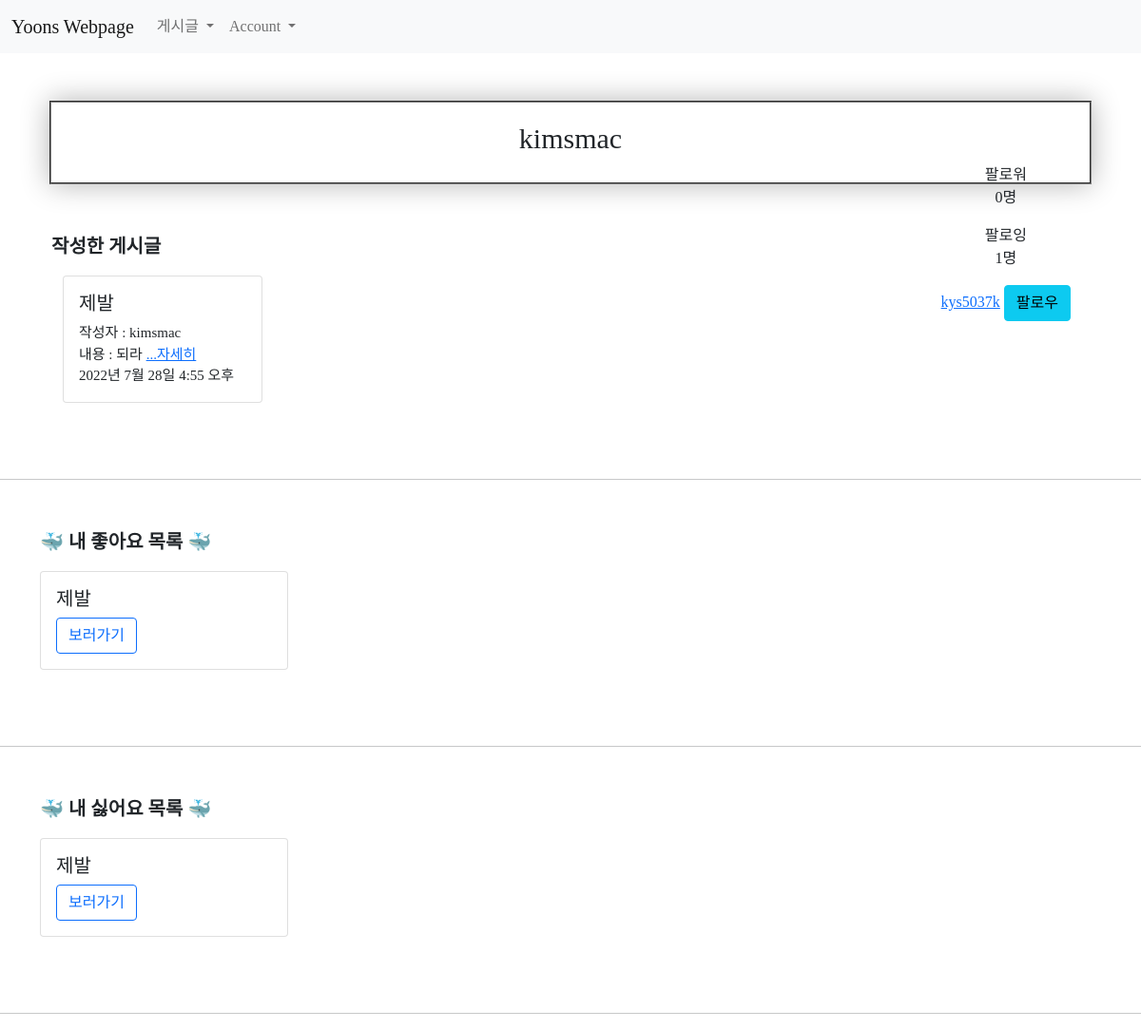
The app's page /users/6/mypage/ with its own data.
### users/models.py (models this page shows)
class Profile(models.Model):
    user=models.OneToOneField(User,on_delete=models.CASCADE)
    followings = models.ManyToManyField("self", related_name="followers", symmetrical=False)

### main/models.py (models this page shows, shortened)
class Post(models.Model):
    id = models.AutoField(primary_key=True)
    title = models.CharField(max_length=200)
    writer = models.ForeignKey(User, on_delete=models.CASCADE)
    pub_date = models.DateTimeField()
    body = models.TextField()
    image = models.ImageField(upload_to = "post/", blank=True, null=True)
    like_user_set = models.ManyToManyField(User, blank=True, related_name='likes_user_set',through='Like')
    dislike_user_set = models.ManyToManyField(User, blank=True, related_name='dislikes_user_set',through='Dislike')
    def summary(self):
        return self.body[:20]

class Like(models.Model):
    user = models.ForeignKey(User, on_delete=models.CASCADE)
    post = models.ForeignKey(Post, on_delete=models.CASCADE)
    created_at = models.DateTimeField(auto_now_add=True)
    class Meta:
        unique_together =(('user', 'post'))

class Dislike(models.Model):
    user = models.ForeignKey(User, on_delete=models.CASCADE)
    post = models.ForeignKey(Post, on_delete=models.CASCADE)
    created_at = models.DateTimeField(auto_now_add=True)
    class Meta:
        unique_together = (('user', 'post'))

### users/views.py (the view)
# urls.py: path('<int:id>/mypage/', views.mypage, name="mypage"),
def mypage(request, id):
    user = get_object_or_404(User, pk=id)
    posts=Post.objects.filter(writer=user)
    like_list = Like.objects.filter(user = user)
    dislike_list = Dislike.objects.filter(user = user)
    context= {
        'like_list' : like_list,
        'dislike_list' : dislike_list,
        'posts':posts,
        'user':user,
        'blogs':Blog.objects.filter(writer=user),
        'followings' :user.profile.followings.all(),
        'followers' :user.profile.followers.all(),
    }
    return render(request,'users/mypage.html',context)

### users/templates/users/mypage.html (shortened to what this page needs)
{% extends 'base.html' %}
{% load static %}
{% block content %}
<div class="hello">
    <div class="container1" style="float:center;">
    {% if user %}
        <h3 style="font-family: 'scd3'; font-size: 30px; float:center;">{{ user.username }}</h3>
    {% else %}
        <h3 style="font-family: 'scd3'; font-size: 30px; float:center;">알 수 없음</h3>
    {% endif %}
    </div>
    <div class="container2" style="font-family:'scd2'; font-size: 16px; float:right;">
        <p>팔로워<br>{{user.profile.followers.count}}명</p>
        <p>팔로잉<br>{{user.profile.followings.count}}명</p>
        {% for following in user.profile.followings.all %}
            <a href="{% url 'users:mypage' following.user.id %}">{{ following.user.username }}</a>
        {% endfor %}
        {% if request.user != user %}
            {% if request.user.profile in user.profile.followers.all %}
                <a href="{% url 'users:follow' user.id %}"><button type="button" class="btn btn-outline-info">언팔로우</button></a>
            {% else %}
                <a href="{% url 'users:follow' user.id %}"><button type="button" class="btn btn-info">팔로우</button></a>
            {% endif %}
        {% endif %}
    </div>
</div>
<div class="container">
    <p style="font-weight:bold; font-family:'scd3'; font-size: 20px;">작성한 게시글</p>
            <div class="row">
                {% for post in posts %}
                    <div class="col-md-3 col-6 item_list__card">
                        <div class="card" style="font-family: 'scd3';">
                                <div class="card-body" style="font-size:15px">
                                    <h5 class="card-title">{{ post.title }}</h5>
                                    {% if post.writer %}
                                        {% if 'user' in post.writer.username %}
                                            작성자 : {{ post.writer.last_name }}{{ post.writer.first_name }}<br>
                                        {% else %}
                                            작성자 : {{ post.writer }}<br>
                                        {% endif %}
                                    {% else %}
                                        알 수 없음<br>
                                    {% endif %}
                                    내용 : {{post.summary}}
                                    <a href="{% url 'main:detail' post.id %}">...자세히</a><br>
                                    {{post.pub_date}}
                                    <br>
                                </div>
                        </div>
                    </div>
                {% endfor %}
            </div>
        </div>
</div><hr>
    <div class="container">
        <p style="font-weight:bold; font-family:'scd3'; font-size: 20px;">🐳 내 좋아요 목록 🐳</p>
        <div class="row">
            {% for like in like_list %}
                <div class="col-md-3 col-6 item_list__card">
                    <div class="card" style="font-family:'scd3';">
                        {% if like.post.image %}
                            <a href="#">
                                <img src="{{ like.post.image.url }}" width="100%" height="300px" alt="...">
                            </a>
                            <div class="card-body">
                                <h5 class="card-title">{{ like.post.title }}</h5>
                                <a href="{% url 'main:detail' like.post.pk %}" class="btn btn-outline-primary">보러가기</a>
                               </div>
                        {% else %}
                            <div class="card-body">
                                <h5 class="card-title">{{ like.post.title }}</h5>
                                <a href="{% url 'main:detail' like.post.pk %}" class="btn btn-outline-primary">보러가기</a>
                            </div>
                        {% endif %}
                    </div>
                </div>
            {% endfor %}
        </div>
    </div><hr>
<div class="container">
    <p style="font-weight:bold; font-family:'scd3';  font-size: 20px;">🐳 내 싫어요 목록 🐳</p>
    <div class="row">
        {% for dislike in dislike_list %}
            <div class="col-md-3 col-6 item_list__card">
                <div class="card" style="font-family:'scd3';">
                    {% if dislike.post.image %}
                        <a href="#">
                            <img src="{{ dislike.post.image.url }}" width="100%" height="300px" alt="...">
                        </a>
                        <div class="card-body">
                            <h5 class="card-title">{{ dislike.post.title }}</h5>
                            <a href="{% url 'main:detail' dislike.post.pk %}" class="btn btn-outline-primary">보러가기</a>
                           </div>
                    {% else %}
                        <div class="card-body">
                            <h5 class="card-title">{{ dislike.post.title }}</h5>
                            <a href="{% url 'main:detail' dislike.post.pk %}" class="btn btn-outline-primary">보러가기</a>
                        </div>
                    {% endif %}
                </div>
            </div>
        {% endfor %}
    </div>
</div><hr>
{% endblock content %}

### sns_project/static/css/show.css (style rules this page uses)
.hello { font-family: 'scd5'; text-align: center; margin: 10px; padding: 20px; border: 2px groove gray; box-shadow: 0 0 30px 0 rgba(0,0,0,0.3); }
.container { margin-top: 50px; margin-bottom: 50px; }
.card { margin-bottom: 30px; }
.btn-outline-primary { border-color: #391686; color: #391686; }

### records on screen
Profile: user.username "kys5037k"
Post: title "제발", writer "kimsmac", summary "되라", pub_date "2022년 7월 28일 4:55 오후"
Like: post "제발"
Dislike: post "제발"

### other values on screen
{{ user.username }} "kimsmac"
{{ user.profile.followers.count }} "0"
{{ user.profile.followings.count }} "1"
